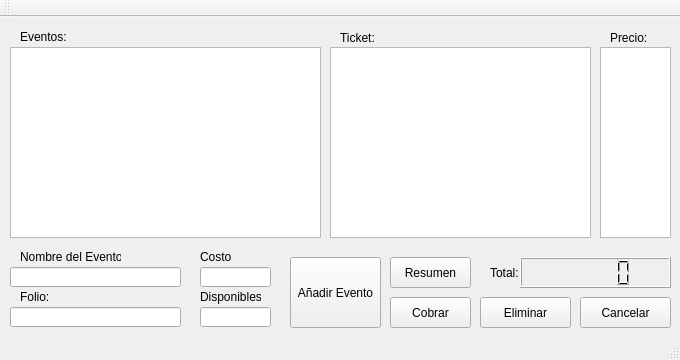
<?xml version="1.0" encoding="UTF-8"?>
<ui version="4.0">
 <class>MainWindow</class>
 <widget class="QMainWindow" name="MainWindow">
  <property name="geometry">
   <rect>
    <x>0</x>
    <y>0</y>
    <width>680</width>
    <height>360</height>
   </rect>
  </property>
  <property name="minimumSize">
   <size>
    <width>680</width>
    <height>360</height>
   </size>
  </property>
  <property name="maximumSize">
   <size>
    <width>680</width>
    <height>360</height>
   </size>
  </property>
  <property name="windowTitle">
   <string>MainWindow</string>
  </property>
  <widget class="QWidget" name="centralWidget">
   <widget class="QListWidget" name="listEven">
    <property name="geometry">
     <rect>
      <x>10</x>
      <y>30</y>
      <width>311</width>
      <height>191</height>
     </rect>
    </property>
   </widget>
   <widget class="QListWidget" name="listTicket">
    <property name="geometry">
     <rect>
      <x>330</x>
      <y>30</y>
      <width>261</width>
      <height>191</height>
     </rect>
    </property>
   </widget>
   <widget class="QLabel" name="label">
    <property name="geometry">
     <rect>
      <x>20</x>
      <y>10</y>
      <width>101</width>
      <height>20</height>
     </rect>
    </property>
    <property name="text">
     <string>Eventos:</string>
    </property>
   </widget>
   <widget class="QLabel" name="label_2">
    <property name="geometry">
     <rect>
      <x>340</x>
      <y>10</y>
      <width>91</width>
      <height>21</height>
     </rect>
    </property>
    <property name="text">
     <string>Ticket:</string>
    </property>
   </widget>
   <widget class="QLCDNumber" name="lcdTotal">
    <property name="geometry">
     <rect>
      <x>520</x>
      <y>240</y>
      <width>151</width>
      <height>31</height>
     </rect>
    </property>
   </widget>
   <widget class="QLabel" name="label_3">
    <property name="geometry">
     <rect>
      <x>490</x>
      <y>240</y>
      <width>31</width>
      <height>31</height>
     </rect>
    </property>
    <property name="text">
     <string>Total:</string>
    </property>
   </widget>
   <widget class="QPushButton" name="Eliminar">
    <property name="geometry">
     <rect>
      <x>480</x>
      <y>280</y>
      <width>91</width>
      <height>31</height>
     </rect>
    </property>
    <property name="text">
     <string>Eliminar</string>
    </property>
   </widget>
   <widget class="QPushButton" name="Cobrar">
    <property name="geometry">
     <rect>
      <x>390</x>
      <y>280</y>
      <width>81</width>
      <height>31</height>
     </rect>
    </property>
    <property name="text">
     <string>Cobrar</string>
    </property>
   </widget>
   <widget class="QPushButton" name="Cancelar">
    <property name="geometry">
     <rect>
      <x>580</x>
      <y>280</y>
      <width>91</width>
      <height>31</height>
     </rect>
    </property>
    <property name="text">
     <string>Cancelar</string>
    </property>
   </widget>
   <widget class="QListWidget" name="listCst">
    <property name="geometry">
     <rect>
      <x>600</x>
      <y>30</y>
      <width>71</width>
      <height>191</height>
     </rect>
    </property>
   </widget>
   <widget class="QPushButton" name="AnadEv">
    <property name="geometry">
     <rect>
      <x>290</x>
      <y>240</y>
      <width>91</width>
      <height>71</height>
     </rect>
    </property>
    <property name="text">
     <string>Añadir Evento</string>
    </property>
   </widget>
   <widget class="QLineEdit" name="nmeLine">
    <property name="geometry">
     <rect>
      <x>10</x>
      <y>250</y>
      <width>171</width>
      <height>20</height>
     </rect>
    </property>
   </widget>
   <widget class="QLineEdit" name="cstLine">
    <property name="geometry">
     <rect>
      <x>200</x>
      <y>250</y>
      <width>71</width>
      <height>20</height>
     </rect>
    </property>
   </widget>
   <widget class="QLineEdit" name="dspLine">
    <property name="geometry">
     <rect>
      <x>200</x>
      <y>290</y>
      <width>71</width>
      <height>20</height>
     </rect>
    </property>
   </widget>
   <widget class="QLineEdit" name="folLine">
    <property name="geometry">
     <rect>
      <x>10</x>
      <y>290</y>
      <width>171</width>
      <height>20</height>
     </rect>
    </property>
   </widget>
   <widget class="QLabel" name="label_4">
    <property name="geometry">
     <rect>
      <x>20</x>
      <y>270</y>
      <width>61</width>
      <height>20</height>
     </rect>
    </property>
    <property name="text">
     <string>Folio:</string>
    </property>
   </widget>
   <widget class="QLabel" name="label_5">
    <property name="geometry">
     <rect>
      <x>200</x>
      <y>270</y>
      <width>61</width>
      <height>20</height>
     </rect>
    </property>
    <property name="text">
     <string>Disponibles:</string>
    </property>
   </widget>
   <widget class="QLabel" name="label_6">
    <property name="geometry">
     <rect>
      <x>200</x>
      <y>230</y>
      <width>31</width>
      <height>20</height>
     </rect>
    </property>
    <property name="text">
     <string>Costo:</string>
    </property>
   </widget>
   <widget class="QLabel" name="label_7">
    <property name="geometry">
     <rect>
      <x>20</x>
      <y>230</y>
      <width>101</width>
      <height>20</height>
     </rect>
    </property>
    <property name="text">
     <string>Nombre del Evento:</string>
    </property>
   </widget>
   <widget class="QPushButton" name="Resumen">
    <property name="geometry">
     <rect>
      <x>390</x>
      <y>240</y>
      <width>81</width>
      <height>31</height>
     </rect>
    </property>
    <property name="text">
     <string>Resumen</string>
    </property>
   </widget>
   <widget class="QLabel" name="label_8">
    <property name="geometry">
     <rect>
      <x>610</x>
      <y>10</y>
      <width>91</width>
      <height>21</height>
     </rect>
    </property>
    <property name="text">
     <string>Precio:</string>
    </property>
   </widget>
  </widget>
  <widget class="QMenuBar" name="menuBar">
   <property name="geometry">
    <rect>
     <x>0</x>
     <y>0</y>
     <width>680</width>
     <height>21</height>
    </rect>
   </property>
  </widget>
  <widget class="QToolBar" name="mainToolBar">
   <attribute name="toolBarArea">
    <enum>TopToolBarArea</enum>
   </attribute>
   <attribute name="toolBarBreak">
    <bool>false</bool>
   </attribute>
  </widget>
  <widget class="QStatusBar" name="statusBar"/>
 </widget>
 <layoutdefault spacing="6" margin="11"/>
 <resources/>
 <connections/>
</ui>
